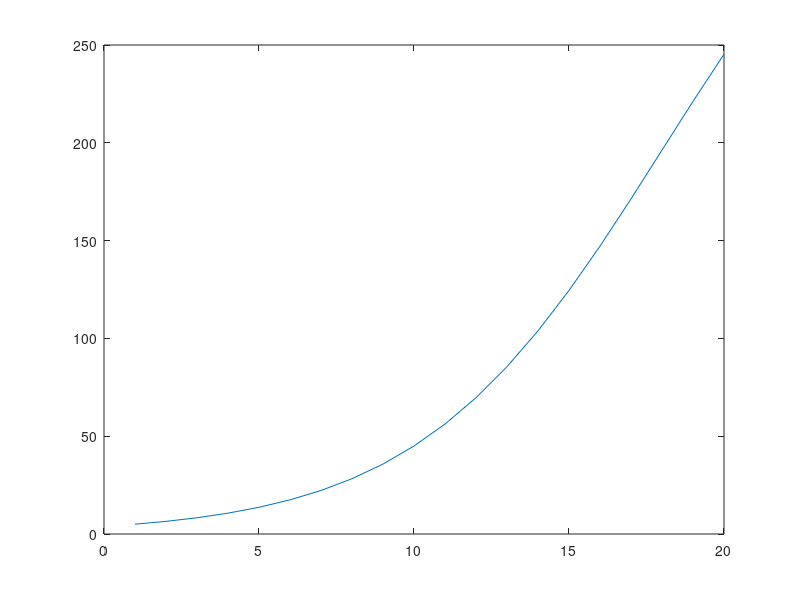

MATLAB code to generate this figure:
clear;
clc;
%Topic_1
x=linspace(0,2*pi,101);
y=(0.5+3*sin(x)./(1+x.^2)).*cos(x);
plot(x,y,'-b');
pause();
%Topic_2
y=[];
y=[3.9 5.3 7.2 9.6 12.9 17.1 23.2 31.4 38.6 50.2 62.9 76.0 92.0 106.5 123.2 131.7 150.7 179.3 204.0 226.5 251.4 281.4];
x_1=4.1884;
x_2=6.0450;
r_1=0.2743;
r_2=0.2022;
t_1=1:10;
t_2=1:20;
re_1=x_1.*exp(r_1*t_1);
re_2=x_2.*exp(r_2*t_2); 
plot(t_1,y(t_1),'*');
hold on
plot(t_1,re_1);
pause();
hold off;
plot(t_2,y(t_2),'*');
hold on
plot(t_2,re_2);
hold off;
%Topic_3
t_3=1:20;
r_3=0.2557;
x_3=3.9;
x_m=392.0886;
re_3=x_m./(1+(x_m/x_3-1)*exp(-r_3*t_3));
pause();
plot(t_3,re_3);


